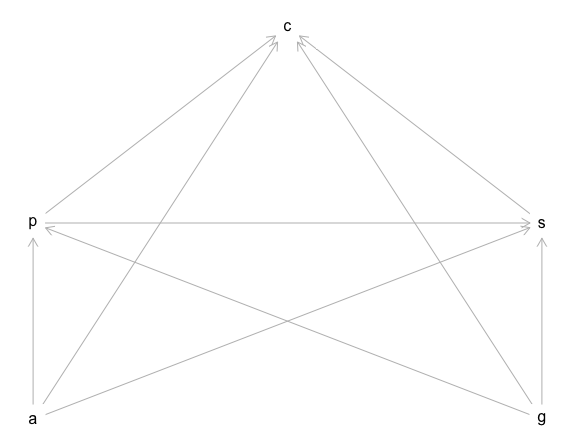

The R source for this figure:
library(dagitty)

dag1_raw <-
  'dag{
a [pos = "1,0"]
g [pos = "2,0"]
p [pos = "1,-1"]
s [pos = "2,-1"]
c [outcome, pos = "1.5,-2"]
a -> p
g -> p
p -> s
g -> s
a -> s
p -> c
s -> c
a -> c
g -> c
}
'

dag1 <- dagitty(dag1_raw)

coordinates(dag1) <-
  list(
    x = c(a = 1,
          g = 2,
          s = 2,
          p = 1,
          c = 1.5),
    y = c(a = 0,
          g = 0,
          s = -1,
          p = -1,
          c = -2))


plot(dag1)


impliedConditionalIndependencies(dag1)
